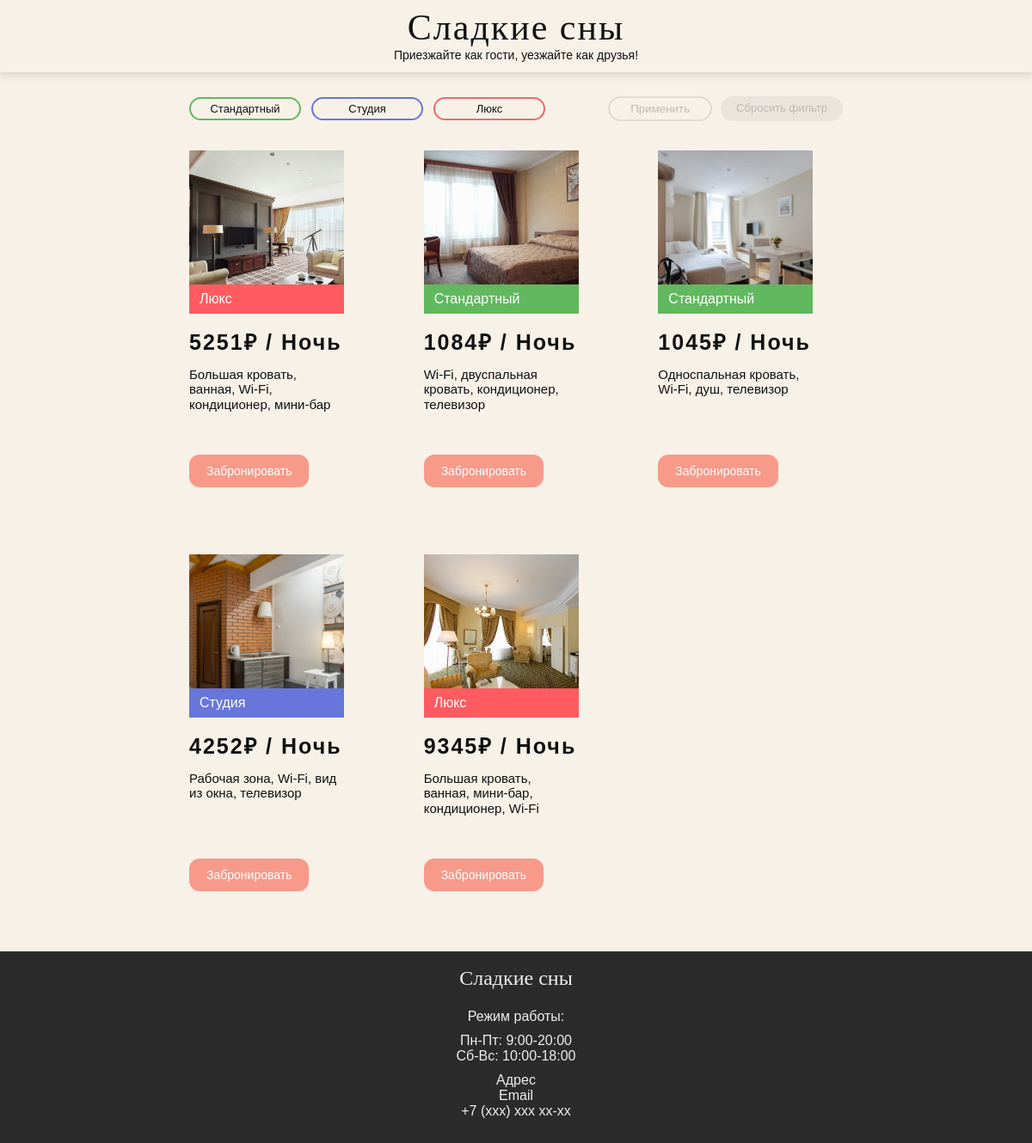
The page / on the database its author committed.
### tables this page shows
CREATE TABLE categories (
    category_id INT AUTO_INCREMENT PRIMARY KEY,
    name VARCHAR(100) NOT NULL,
    color VARCHAR(30) NOT NULL
);

CREATE TABLE rooms (
    room_id INT AUTO_INCREMENT PRIMARY KEY,
    category_id INT NOT NULL,
    title VARCHAR(150) NOT NULL,
    price DECIMAL(10, 2) NOT NULL,
    image VARCHAR(255) NOT NULL,
    description TEXT NOT NULL,
    characteristics TEXT NOT NULL,

    FOREIGN KEY (category_id) REFERENCES categories(category_id)
        ON DELETE RESTRICT
        ON UPDATE CASCADE
);

### index.php (the view, shortened to what this page needs)
<?php
require_once 'config.php';
$selectedCategories = $_GET['categories'] ?? [];
$selectedCategories = array_filter($selectedCategories, function ($categoryId) {
    return filter_var($categoryId, FILTER_VALIDATE_INT);
});
try {
    $categoryStmt = $pdo->query("SELECT * FROM categories");
    $categories = $categoryStmt->fetchAll(PDO::FETCH_ASSOC);
    if (!empty($selectedCategories)) {
        $placeholders = implode(',', array_fill(0, count($selectedCategories), '?'));
        $stmt = $pdo->prepare("
            SELECT
                rooms.*,
                categories.name AS category_name,
                categories.color AS category_color
            FROM rooms
            INNER JOIN categories ON rooms.category_id = categories.category_id
            WHERE rooms.category_id IN ($placeholders)
            ORDER BY RAND()
            LIMIT 5
        ");
        $stmt->execute($selectedCategories);
    } else {
        $stmt = $pdo->query("
            SELECT
                rooms.*,
                categories.name AS category_name,
                categories.color AS category_color
            FROM rooms
            INNER JOIN categories ON rooms.category_id = categories.category_id
            ORDER BY RAND()
            LIMIT 5
        ");
    }
    $rooms = $stmt->fetchAll(PDO::FETCH_ASSOC);
} catch (PDOException $e) {
    die('Ошибка получения данных: ' . $e->getMessage());
    $rooms = $stmt->fetchAll(PDO::FETCH_ASSOC);
} catch (PDOException $e) {
    die('Ошибка получения данных: ' . $e->getMessage());
}
?>
<!DOCTYPE html>
<html lang="ru">
<head>
    <link rel="stylesheet" href="css/style.css">
</head>
<body>
<header class="header">
    <h1>Сладкие сны</h1>
    <p>Приезжайте как гости, уезжайте как друзья!</p>
</header>
<main class="main">
    <section class="catalog">
<form class="filter" method="GET" action="index.php" id="filterForm">
    <div class="filter-categories">
        <?php foreach ($categories as $category): ?>
            <label class="filter-item">
                <span class="category-btn category-<?= htmlspecialchars($category['color']) ?>">
                    <?= htmlspecialchars($category['name']) ?>
                </span>
            </label>
        <?php endforeach; ?>
    </div>
    <div class="filter-actions">
        <button
            type="submit"
            class="btn btn-outline"
            id="applyFilterBtn"
            disabled
        >
            Применить
        </button>
        <a
            href="index.php"
            class="btn btn-reset <?= empty($selectedCategories) ? 'disabled-link' : '' ?>"
        >
            Сбросить фильтр
        </a>
    </div>
</form>
        <?php if (empty($rooms)): ?>
            <p class="empty-message">Номера по выбранной категории не найдены.</p>
        <?php else: ?>
            <div class="rooms-grid">
                <?php foreach ($rooms as $room): ?>
                    <article class="room-card">
                        <div class="room-image">
                            <img
                                src="images/<?= htmlspecialchars($room['image']) ?>"
                                alt="<?= htmlspecialchars($room['title']) ?>"
                            >
                            <div class="room-category room-category-<?= htmlspecialchars($room['category_color']) ?>">
                                <?= htmlspecialchars($room['category_name']) ?>
                            </div>
                        </div>
                        <h2 class="room-price">
                            <?= number_format($room['price'], 0, '', '') ?>₽ / Ночь
                        </h2>
                        <p class="room-characteristics">
                            <?= htmlspecialchars($room['characteristics']) ?>
                        </p>
                        <a
                            href="booking.php?room_id=<?= htmlspecialchars($room['room_id']) ?>"
                            class="btn btn-book"
                        >
                            Забронировать
                        </a>
                    </article>
                <?php endforeach; ?>
            </div>
        <?php endif; ?>
    </section>
</main>
<footer class="footer">
    <h2>Сладкие сны</h2>
    <p>Режим работы:</p>
    <p>Пн-Пт: 9:00-20:00<br>Сб-Вс: 10:00-18:00</p>
    <p>Адрес<br>Email<br>+7 (xxx) xxx xx-xx</p>
</footer>
</body>
</html>

### css/style.css (style rules this page uses)
* { box-sizing: border-box; }
body { margin: 0; background: #f7f1e8; color: #111; font-family: Arial, sans-serif; }
.header { text-align: center; padding: 8px 0 12px; background: #f7f1e8; box-shadow: 0 4px 10px rgba(0, 0, 0, 0.12); }
.header h1 { margin: 0; font-family: Georgia, serif; font-size: 42px; font-weight: 400; letter-spacing: 2px; }
.header p { margin: 0; font-size: 14px; }
.main { min-height: 850px; padding: 28px 20px 70px; }
.catalog { max-width: 760px; margin: 0 auto; }
.filter { display: flex; justify-content: space-between; align-items: center; margin-bottom: 34px; }
.filter-categories { display: flex; gap: 12px; }
.category-btn { display: inline-block; min-width: 130px; padding: 4px 18px; text-align: center; border-radius: 20px; font-size: 13px; cursor: pointer; background: transparent; }
.category-green { border: 2px solid #61b85f; }
.category-blue { border: 2px solid #6776db; }
.category-red { border: 2px solid #eb6a6a; }
.filter-actions { display: flex; gap: 10px; }
.btn { display: inline-block; text-decoration: none; border: none; cursor: pointer; font-family: inherit; }
.btn-outline { padding: 5px 24px; border: 2px solid #f29a8b; border-radius: 20px; background: transparent; color: #111; }
.btn-reset { padding: 6px 18px; border-radius: 20px; background: #ddd6ce; color: #111; font-size: 13px; }
.rooms-grid { display: grid; grid-template-columns: repeat(3, 1fr); column-gap: 58px; row-gap: 78px; }
.room-card { width: 180px; }
.room-image { position: relative; width: 180px; height: 190px; overflow: hidden; }
.room-image img { width: 100%; height: 100%; object-fit: cover; display: block; }
.room-category { position: absolute; left: 0; bottom: 0; width: 100%; padding: 8px 12px; color: #fff; font-size: 16px; }
.room-category-green { background: #61b85f; }
.room-category-blue { background: #6776db; }
.room-category-red { background: #ff5b61; }
.room-price { margin: 18px 0 14px; font-size: 25px; line-height: 1.2; letter-spacing: 2px; font-weight: 700; }
.room-characteristics { min-height: 80px; margin: 0 0 22px; font-size: 15px; line-height: 1.15; }
.btn-book { padding: 11px 20px; background: #f79a8a; color: #fff; border-radius: 12px; font-size: 14px; }
.footer { min-height: 210px; padding: 18px 20px; background: #2b2b2b; color: #eee; text-align: center; }
.footer h2 { margin: 0 0 22px; font-family: Georgia, serif; font-weight: 400; }
.footer p { margin: 10px 0; font-size: 16px; }
.btn-outline:disabled { opacity: 0.45; cursor: not-allowed; background: transparent; color: #777; border-color: #c9c1bb; }
.disabled-link { opacity: 0.45; pointer-events: none; cursor: not-allowed; background: #ddd6ce; color: #777; }

### rows shown on the page
categories: name "Стандартный"
categories: name "Студия"
categories: name "Люкс"
rooms: image (picture), category.name "Люкс", price "5251", characteristics "Большая кровать, ванная, Wi-Fi, кондиционер, мини-бар"
rooms: image (picture), category.name "Стандартный", price "1084", characteristics "Wi-Fi, двуспальная кровать, кондиционер, телевизор"
rooms: image (picture), category.name "Стандартный", price "1045", characteristics "Односпальная кровать, Wi-Fi, душ, телевизор"
rooms: image (picture), category.name "Студия", price "4252", characteristics "Рабочая зона, Wi-Fi, вид из окна, телевизор"
rooms: image (picture), category.name "Люкс", price "9345", characteristics "Большая кровать, ванная, мини-бар, кондиционер, Wi-Fi"
